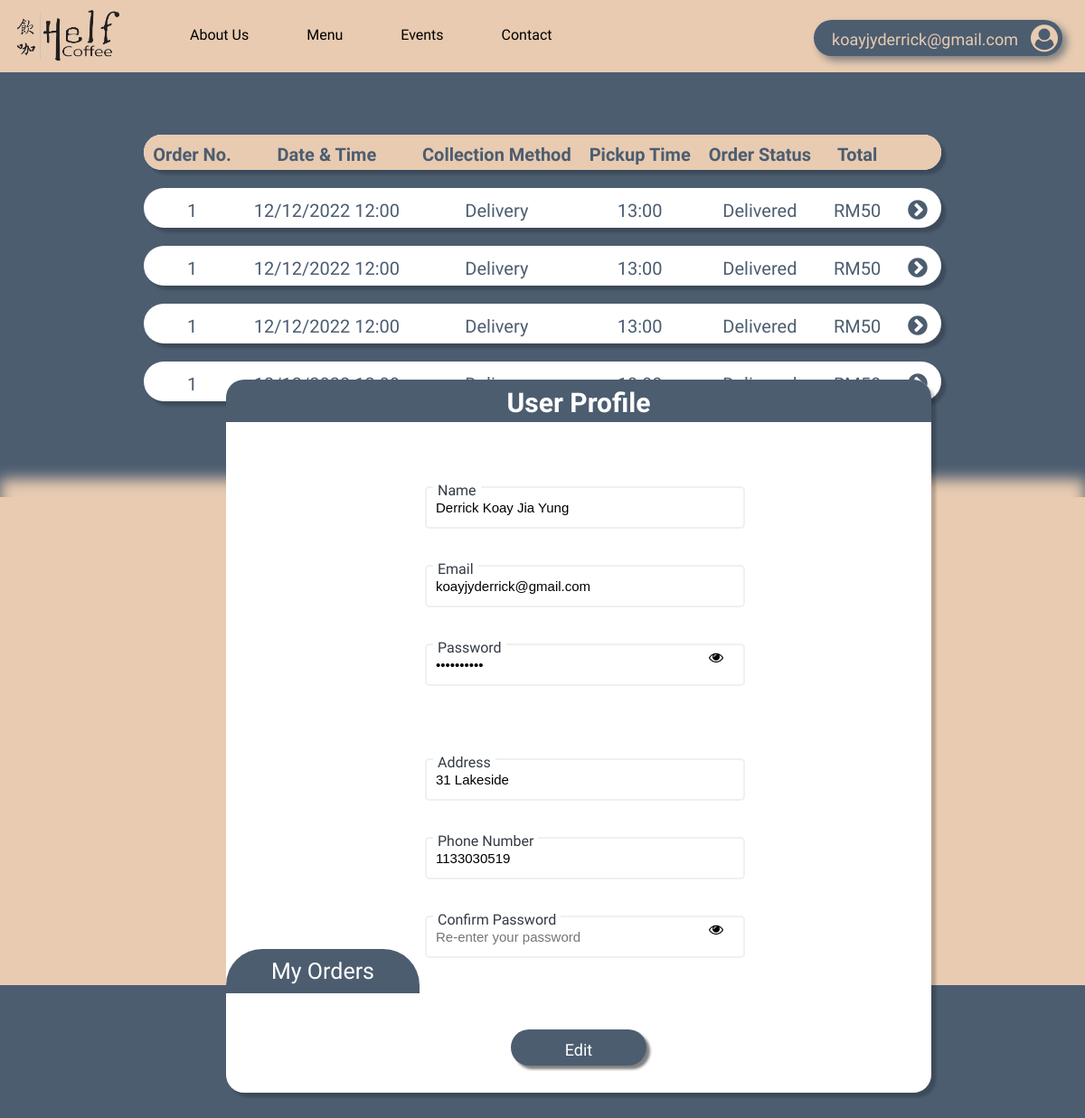
The app's page /User/profile.php (signed in) with its own data.
### tables this page shows
CREATE TABLE `customer` (
  `id` int(20) NOT NULL,
  `name` text NOT NULL,
  `email` text NOT NULL,
  `address` text NOT NULL,
  `password` text NOT NULL,
  `phone` int(15) NOT NULL,
  `payment_method` text NOT NULL,
  `credit_score` int(2) NOT NULL
);

### User/profile.php (the view, shortened to what this page needs)
<!DOCTYPE html>
<html lang="en">
<head>
    <link rel="stylesheet" href="css/profile_style.css">
    <link rel="stylesheet" href="https://cdnjs.cloudflare.com/ajax/libs/font-awesome/4.7.0/css/font-awesome.min.css">
</head>
<body>
<?php
    include 'dbConnection.php';
?>
    <div class="nav_bar">
        <div class="logo">
            <a href="index.php"><img src="images/helf_coffee_logo.png" alt="Helf Coffee Logo" style="width: 130px" href="index.html"></a>
        </div>
        <?php if(isset($_SESSION['logged_in'])) : ?>
        <div class="profile_btn">
            <?php
            $email = $_SESSION['email'];
            ?>
            <a><?php echo $email ?></a>
            <i class="fa fa-user-circle" aria-hidden="true"></i>
        </div>
        <?php endif ?>
        <nav class="pages">
            <ul>
                <li><a href="#">About Us</a></li>
                <li><a href="menu_best_seller.php">Menu</a></li>
                <li><a href="events.php">Events</a></li>
                <li><a href="contact_us.php">Contact</a></li>
            </ul>
        </nav>
    </div>
    <div class="menu_bar">
    </div>
    <?php
        $current_id = $_SESSION['id'];
        $sql =  $conn->query("SELECT * FROM customer WHERE id = $current_id ");
        if($sql->num_rows > 0){
            while($data = $sql->fetch_assoc()){
    ?>
    <div class="content_container" >
    <div class = "form_container">
        <h1 class="title" >User Profile</h1>
        <form action="<?php echo htmlspecialchars($_SERVER["PHP_SELF"]); ?>" method="post" class="form" id="form">
            <div class="input_container">
                <div class="user_input">
                    <label class="input_field" >&nbsp;Name&nbsp;</label>
                    <input type="text" id="name" name="name" value="<?php echo $data['name'] ?>" placeholder="<?php echo $data['name'] ?>">
                </div>
                <div class="user_input">
                    <label class="input_field">&nbsp;Email&nbsp;</label>
                    <input type="text" id="email" name="email" value="<?php echo $data['email'] ?>" placeholder="<?php echo $data['email'] ?>">
                </div>
                <div class="user_input">
                    <label class="input_field">&nbsp;Password&nbsp;</label>
                    <input type="password" id="password" name="password" value="<?php echo $data['password'] ?>">
                    <i class="fa fa-eye" id="togglePassword" onclick="togglePassword()"></i>
                </div>
            </div>
            <div class="input_container">
                <div class="user_input">
                    <label class="input_field">&nbsp;Address&nbsp;</label>
                    <input type="text" id="address" name="address" value="<?php echo $data['address'] ?>" placeholder="<?php echo $data['address'] ?>">
                </div>
                <div class="user_input">
                    <label class="input_field">&nbsp;Phone Number&nbsp;</label>
                    <input type="text" id="phone" name="phone" value="<?php echo $data['phone'] ?>" placeholder="<?php echo $data['phone'] ?>">
                </div>
                <div class="user_input">
                    <label class="input_field">&nbsp;Confirm Password&nbsp;</label>
                    <input type="password" id="password2" name="password2" placeholder="Re-enter your password">
                    <i class="fa fa-eye" id="togglePassword2" onclick="togglePassword2()"></i>
                </div>
            </div>
            <br>
            <button class="submit" type="submit" value="Register">Edit</button>
        </form>
        <?php
             }
        }
        ?>
    </div>
    </div>
    <div class="orders" id="scroll">
        <ul>
            <li><a class="active2" href="menu_best_seller.php">My Orders</a></li>
        </ul>
    </div>
    <div class="order_container" >
        <table class="order_details">
                <thead>
                    <tr>
                        <th>Order No.</th>
                        <th>Date & Time</th>
                        <th>Collection Method</th>
                        <th>Pickup Time</th>
                        <th>Order Status</th>
                        <th>Total</th>
                        <th></th>
                    </tr>
                </thead>
                <tbody>
                    <tr>
                        <td>1</td>
                        <td>12/12/2022 12:00</td>
                        <td>Delivery</td>
                        <td>13:00</td>
                        <td>Delivered</td>
                        <td>RM50</td>
                        <td><div onclick="togglePopup_1()"><i class="fa fa-chevron-circle-right" aria-hidden="true"></i></div></td>
                    </tr>
                    <tr>
                        <td>1</td>
                        <td>12/12/2022 12:00</td>
                        <td>Delivery</td>
                        <td>13:00</td>
                        <td>Delivered</td>
                        <td>RM50</td>
                        <td><i class="fa fa-chevron-circle-right" onclick="togglePopup_1()" aria-hidden="true"></i></td>
                    </tr>
                    <tr>
                        <td>1</td>
                        <td>12/12/2022 12:00</td>
                        <td>Delivery</td>
                        <td>13:00</td>
                        <td>Delivered</td>
                        <td>RM50</td>
                        <td><i class="fa fa-chevron-circle-right" onclick="togglePopup_1()" aria-hidden="true"></i></td>
                    </tr>
                    <tr>
                        <td>1</td>
                        <td>12/12/2022 12:00</td>
                        <td>Delivery</td>
                        <td>13:00</td>
                        <td>Delivered</td>
                        <td>RM50</td>
                        <td><i class="fa fa-chevron-circle-right"  onclick="togglePopup_1()" aria-hidden="true"></i></td>
                    </tr>
                </tbody>
        </table>
    </div>
</body>
</html>

### User/css/profile_style.css (style rules this page uses)
body { margin: 0; background-color: #4C5D70; font-family: 'Marhey', cursive; }
.nav_bar { background-color: #E8CBB1; padding: 5px 10px; height: 70px; }
.logo, .pages { display: inline-block; }
.pages { position: absolute; }
.pages ul li { list-style: none; display: inline-block; text-align: center; margin: 0 30px; padding-top: 8px; }
.pages ul li a { position: relative; text-decoration: none; color: black; width: 0; }
.pages ul li a::after { content: ""; display: block; background-color: #4C5D70; height: 3px; width: 0%; border-radius: 20px; position: absolute; left: 50%; }
.profile_btn { position: relative; float: right; bottom: 515; background-color: #4C5D70; color: #E8CBB1; height: 30px; border-radius: 30px; text-align: right; text-decoration: none; margin: 17px 15px; padding: 5px 5px 5px 20px; box-shadow: 5px 5px 8px grey; z-index: 1; }
.profile_btn::before { content: ""; display: block; position: absolute; top: 0; bottom: 0; right: 0; left: 0; background-color: #E8CBB1; border-radius: 30px; border: 2px solid #4C5D70; z-index: -1; transform: scaleX(0); transition: transform 0.3s ease-in-out; }
.profile_btn a { font-size: 18px; position: relative; bottom: 3px; }
.profile_btn i { font-size: 30px; margin-left: 10px; }
.orders { position: absolute; top: 1300px; }
.orders ul li { list-style: none; display: inline-block; text-align: center; margin: 0 40px; line-height: 0; position: relative; bottom: 248px; left: 170px; z-index: 2; }
.orders ul li a { text-decoration: none; color: #E8CBB1; font-family: 'Marhey', cursive; font-size: 20px; }
.orders ul li .active2 { font-size: 25px; background-color: #4C5D70; color: white; padding: 10px 50px; border-radius: 40px 40px 0 0; }
.content_container { width: 100%; height: 480px; background-color: #E8CBB1; padding: 30px 0px; position: absolute; top: 550px; z-index: 2; }
.form_container { position: absolute; top: -130px; background-color: white; width: 65%; margin: 0 250px; border-radius: 20px; overflow: hidden; box-shadow: 5px 5px 3px rgba(0, 0, 0, 0.2); }
.input_container { display: inline-block; width: 400px; margin: 20px; }
.title { font-family: 'Marhey', cursive; background-color: #4C5D70;; color: white; text-align: center; font-size: 30px; padding: 8px 0px 4px; font-weight: bold; margin-bottom: 30px; margin-top: 0; }
form { margin: auto; text-align: center; }
.user_input { margin-left: 14px; position: relative; }
.user_input input { background-color: white; border: 2px solid #f0f0f0; border-radius: 5px; font-size: 15px; width: 330px; margin: auto; padding: 13px 10px; }
.user_input label { padding: 1px; background-color: white; }
.input_field { color: #333A44; position: relative; top: 15px; float: left; left: 25px; }
.submit { font-family: 'Marhey', cursive; font-size: 18px; position: relative; background-color: #4C5D70; color: white; width: 150px; height: 40px; border-radius: 30px; text-align: center; padding: 5px 5px 0; box-shadow: 4px 4px 3px grey; z-index: 1; border: none; margin: 40px 0 30px; cursor: pointer; }
.submit::before { content: ""; display: block; position: absolute; top: 0; bottom: 0; right: 0; left: 0; background-color: white; border-radius: 30px; border: 2px solid #4C5D70; z-index: -1; transform: scaleX(0); transition: transform 0.3s ease-in-out; }
.user_input i { visibility: hidden; margin-top: 2px; position: absolute; bottom: 43px; right: 40px; }
.user_input i.fa-eye { visibility: visible; color: #000000; }
.order_container { position: relative; top: -30px; font-family: 'Marhey', cursive; }
.order_details { border-collapse: separate; border-spacing: 0 20px; margin: 60px auto 40px; font-size: 20px; text-align: center; }
.order_details th { background-color: #E8CBB1; color: #4C5D70; font-weight: 700; padding: 10px 10px 5px; }
.order_details tr { background-color: white; color: #4C5D70; box-shadow: 5px 5px 3px rgba(0, 0, 0, 0.2); border-radius: 30px; }
.order_details td { overflow: hidden; padding: 10px 15px 5px; }
.order_details th:first-of-type, .order_details td:first-of-type { border-radius: 30px 0 0 30px; }
.order_details th:last-of-type, .order_details td:last-of-type { border-radius: 0 30px 30px 0; }
.order_details td:last-of-type { font-size: 25px; cursor: pointer; }

### records on screen
customer: name "Derrick Koay Jia Yung", email "koayjyderrick@gmail.com", address "31 Lakeside", phone "1133030519"

### other values on screen
$email "koayjyderrick@gmail.com"
